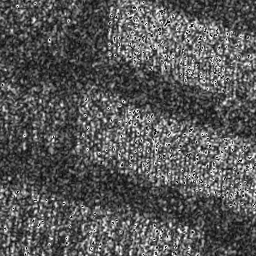
#> input picture IDUDL/data/demo/1271.png, 256 x 256 px, given in place of 1271.png1271.png, which was not available
$ python -i main.py   (imports and definitions only)
#> lines starting #> are read from the running program, lines starting #| are printed output that depends on the picture; pictures that were not available may be replaced by others from this repository, and a replacement may not be noted
#> in main, img is the input picture: shape (256, 256, 3); min 0, max 255, mean 87.9
### IDUDL/transform.py
from skimage import io, img_as_float
import numpy as np

def gamma(img):
    Cimg = img/255
    ga = 1.5
    out = np.power(Cimg, ga)

    return out

def truncated_linear_stretch(image, truncated_value, max_out=255, min_out=0):

    def gray_process(gray):
        truncated_down = np.percentile(gray, truncated_value)
        truncated_up = np.percentile(gray, 100 - truncated_value)
        gray = (gray - truncated_down) / (truncated_up - truncated_down) * (max_out - min_out) + min_out
        gray[gray < min_out] = min_out
        gray[gray > max_out] = max_out
        if (max_out <= 255):
            gray = np.uint8(gray)
        elif (max_out <= 65535):
            gray = np.uint16(gray)
        return gray

    #  如果是多波段
    if (len(image.shape) == 3):
        image_stretch = []
        for i in range(image.shape[0]):
            gray = gray_process(image[i])
            image_stretch.append(gray)
        image_stretch = np.array(image_stretch)
    #  如果是单波段
    else:
        image_stretch = gray_process(image)

    return image_stretch

def Gaussian(img):
    mean = 0
    var = 0.01
    image = img_as_float(img)
    noise = np.random.normal(mean, var ** 0.5, image.shape)
    noisy = image + noise
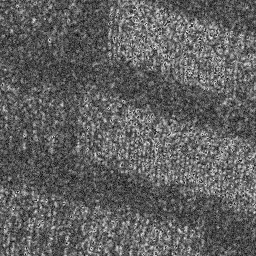
#> noisy: shape (256, 256) float64; min -0.231, max 1.29, mean 0.344; drawn with min black and max white
    noisy = np.clip(noisy, 0.0, 1.0)
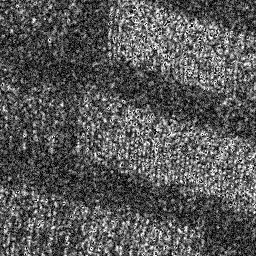
#> noisy: shape (256, 256) float64; min 0, max 1, mean 0.345
    return noisy

def trans(img):

    img_roi = img

    out_Gaussian = Gaussian(img_roi)

    out_turn5 = truncated_linear_stretch(img_roi, 5)
#> in gray_process, `truncated_down = np.percentile(gray, truncated_value)`: truncated_down = 31
#> in gray_process, `truncated_up = np.percentile(gray, 100 - truncated_value)`: truncated_up = 182
#> in gray_process, `gray[gray < min_out] = min_out`: gray: shape (256, 256) float64; min 0, max 378.3, mean 96.7
    out_turn7 = truncated_linear_stretch(img_roi, 7)
    out_turn2 = truncated_linear_stretch(img_roi, 2)
#> in gray_process (call 3), `truncated_down = np.percentile(gray, truncated_value)`: truncated_down = 24
#> in gray_process (call 3), `truncated_up = np.percentile(gray, 100 - truncated_value)`: truncated_up = 210
#> in gray_process (call 3), `gray[gray < min_out] = min_out`: gray: shape (256, 256) float64; min 0, max 316.7, mean 87.8
#> in gray_process (call 3), `gray[gray > max_out] = max_out`:
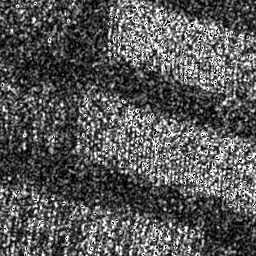
#> gray: shape (256, 256) float64; min 0, max 255, mean 87.3

    out_gam = gamma(img_roi)
#> in gamma, `out = np.power(Cimg, ga)`:
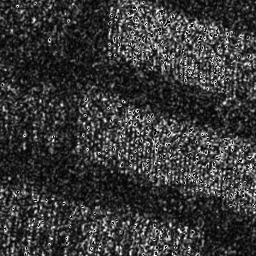
#> out: shape (256, 256) float64; min 0, max 1, mean 0.223

    com = np.array([out_Gaussian, out_turn5, out_turn7, out_turn2, out_gam])

    return com

### IDUDL/main.py
import cv2
import os
import argparse
import math
from tqdm import tqdm
import pandas as pd
import numpy as np
from PIL import Image
from skimage.util import img_as_float
from skimage.segmentation import slic
from sklearn.metrics import confusion_matrix

import torch
import torch.optim as optim
from torch.autograd import Variable
from torch.nn import functional as F
from torch.utils.data import DataLoader, Dataset

import model
from evaluation import eva
from transform import trans
from LoadDataset import LoadDataset
from train_val_dataloader import train_loader1, newloader_FEN, label_to_img

# [1 line not run here, left out]
# [1 line that did not run here, left out]

use_gpu = True
# [4 lines that did not run here, left out]

parser = argparse.ArgumentParser(description='Incremental double unsupervised deep learning')#创建对象
# [21 lines not run here, left out]


def sharpen(img):
    kernel = np.array([[0, -1, 0], [-1, 5, -1], [0, -1, 0]], np.float32) #定义一个核
    dst = cv2.filter2D(img, -1, kernel=kernel)
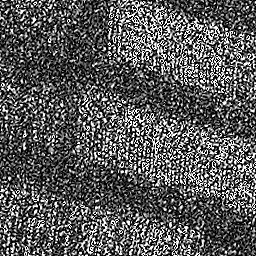
#> dst: shape (256, 256, 3); min 0, max 255, mean 89.4

    dst1 = cv2.bilateralFilter(src=dst, d=0, sigmaColor=100, sigmaSpace=15)
    return dst1

# [49 lines left out: functions BW, Dice_loss, writetxt, get_filelist, not called in this run]

def main(input_path):

    idudl_round = 1

    while True:

################### FEN ######################
        files = os.listdir(input_path).copy()

        for z in range(len(files)):
            namep = str(files[z])[:-4]

            img = cv2.imread(input_path + str(files[z]))

            gray = cv2.cvtColor(img, cv2.COLOR_BGR2GRAY)

            data1 = trans(gray)

            transimg = sharpen(img)


            segments = slic(img_as_float(transimg), n_segments=30, sigma=5)  # gf-3 ---- 30  5   radarsat-2  120 3
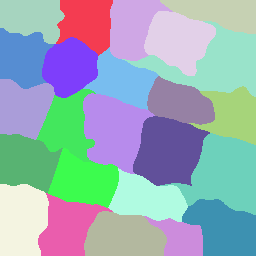
#> segments: shape (256, 256) int64; 24 distinct labels, from 1 to 24; one colour per label, 0 black

#> (the run stopped early here; a loop or call above may not have finished)
